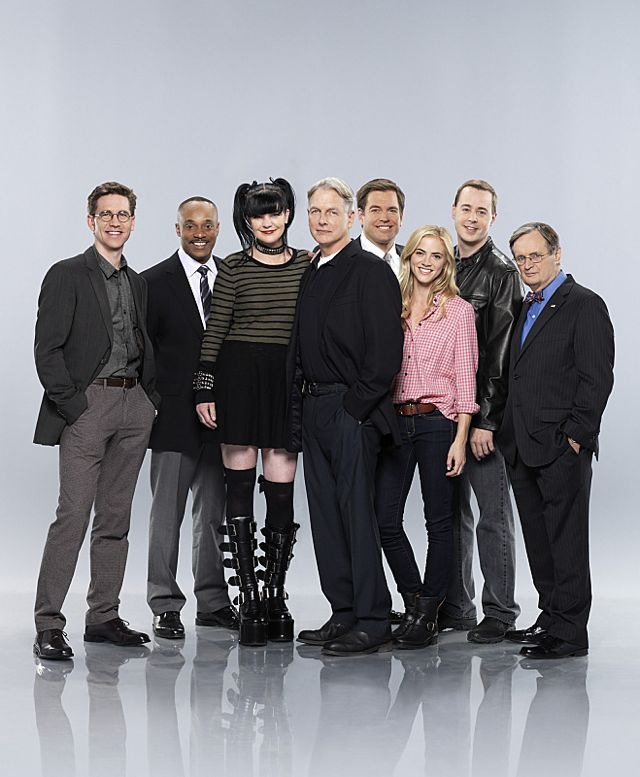
#> input picture cv_api/images/343811.jpg, 640 x 777 px; its folder holds only this picture in this run
$ python -i facedetection.py   (imports and definitions only)   (Python 2 division)   (older library calls are emulated)
#> lines starting #> are read from the running program, lines starting #| are printed output that depends on the picture
import cv2
import os

# For face recognition we will the the LBPH Face Recognizer
####Input radius=1, int neighbors=8, int grid_x=8, int grid_y=8, double threshold=DBL_MAX
# [1 line that did not run here, left out]
#### Input num_components=0, double threshold=DBL_MAX
# [1 line that did not run here, left out]
# [1 line that did not run here, left out]


FACE_MODEL_FOLDER = os.path.abspath(os.path.dirname(__file__))+'/cascade/'
detector = []
# [1 line that did not run here, left out]


# [3 lines not run here, left out]
def face_detector(image):
	""" face detection with multiple cascade model

	"""
        listFolder = os.listdir(FACE_MODEL_FOLDER)
        rectangles = []
        #image = cv2.cvtColor(image, cv2.COLOR_BGR2GRAY)
        for detect in detector:
                rects = detect.detectMultiScale(image,1.1,2, cv2.cv.CV_HAAR_SCALE_IMAGE,(64,64))
		#TO-DO : crop image with more accuracy
                for r in rects:
                        r = list(r)
                        if r not in rectangles:
                                rectangles.append(r)
        res = [(int(x), int(y), int(x + w), int(y + h)) for (x, y, w, h) in rectangles]
        return res
# TO-DO: implement a fucntion to get labelized face
# Call the get_images_and_labels function and get the face images and the corresponding labels
def recognition(image,x_=64,y_=64):
        images, labels = get_images_and_labels()
        labels,reverse =  encoderlabel(labels)
        labels = np.array(labels)
        if len(list(set(labels)))<2:
                return []
        recognizer_Eigen.train(images, labels)
        recognizer_Fisher.train(images, labels)
        #recognizer_LBH.train(images, labels)
        # Append the images with the extension .sad into image_paths
        #{for image_path in image_paths:
        #predict_image_pil = Image.open(image_path).convert('L')
        predict_image_pil = cv2.cvtColor(image, cv2.COLOR_BGR2GRAY)
        #predict_image_pil = cv2.resize()
        #predict_image = np.array(predict_image_pil, 'uint8')
        faces = reco.face_detector(image_path)
        #faces = faceCascade.detectMultiScale(predict_image_pil)
        label = []
        for (x, y, w, h) in faces:
                newimage = cv2.resize(predict_image_pil[y: y + h, x: x + w],(x_,y_))
                nbr_predicted, conf = recognizer_Eigen.predict(newimage)
                result = 1-conf/(x_*y_)
                label.append({'crop':(x, y, w, h),'label':reverse[nbr_predicted],'confiance':result,'algo':'EIGEN'})
                ###################################################
                nbr_predicted_f, conf_f = recognizer_Fisher.predict(newimage)
                result = 1-conf_f/(x_*y_)
                label.append({'crop':(x, y, w, h),'label':reverse[nbr_predicted_f],'confiance':result,'algo':'FISHER'})
                ###################################################
                #nbr_predicted_l, conf_l = recognizer_LBH.predict(newimage)
                #result = 1-conf_l/(x_*y_)
        return label

>>> import cv2
>>> picture = cv2.imread('../images/343811.jpg', cv2.IMREAD_GRAYSCALE)
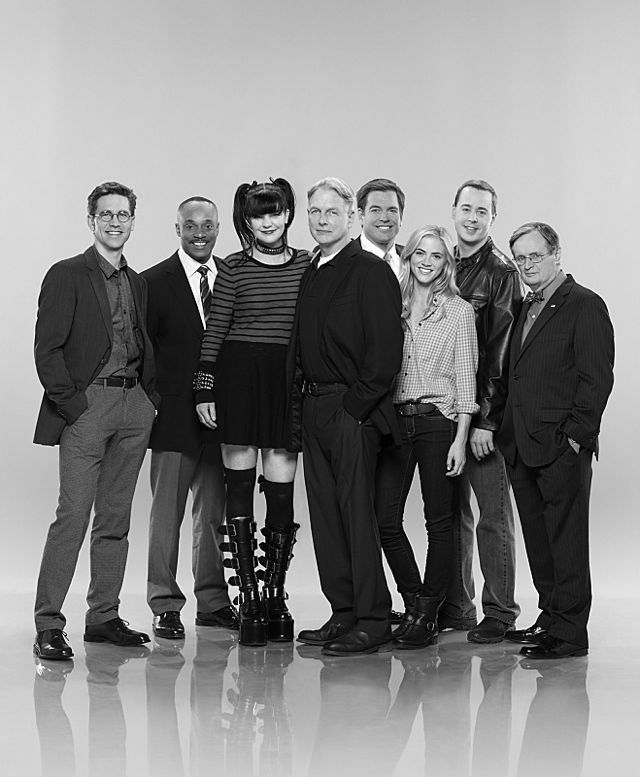
#> picture: shape (777, 640); min 0, max 255, mean 134.3
>>> result = recognition(picture)
#> (the run stopped early here; a loop or call above may not have finished)
